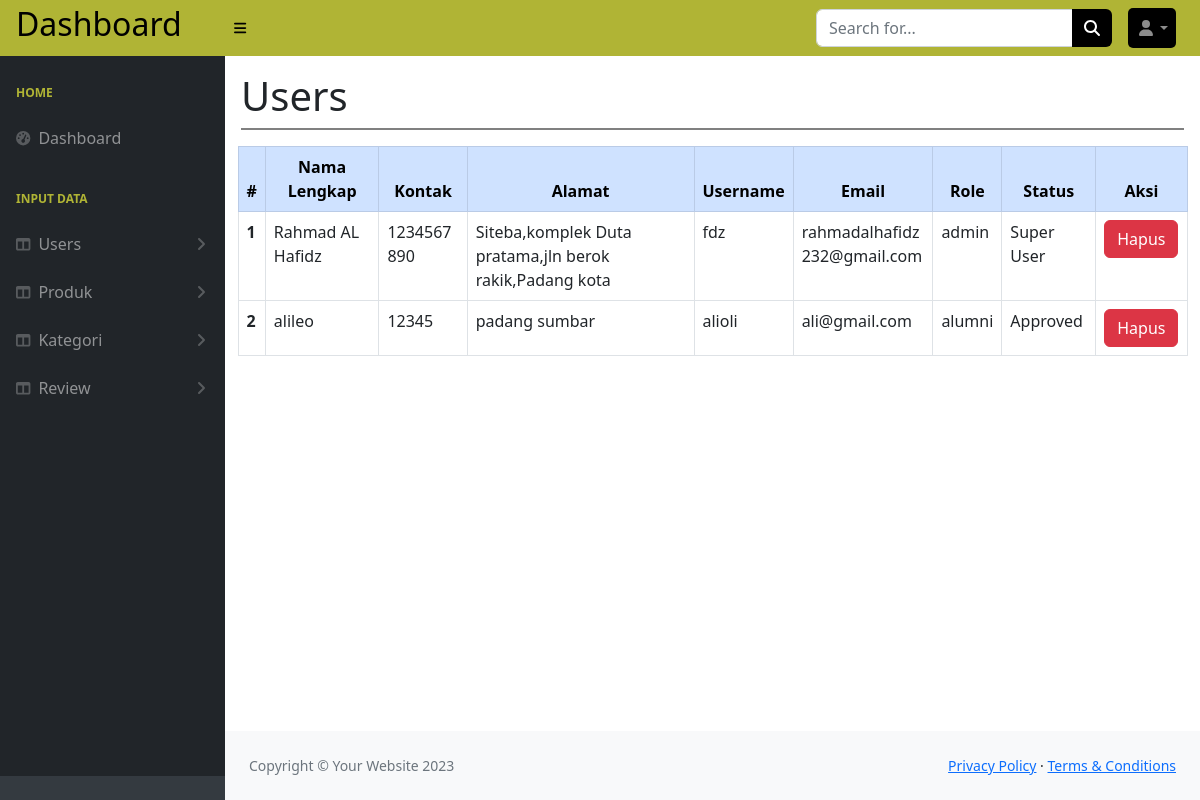
/dashboard/users/tampil_user.php, run on the app's committed database.
### tables this page shows
CREATE TABLE `users` (
  `user_id` int(11) NOT NULL,
  `fullnm` varchar(255) NOT NULL,
  `kontak` varchar(50) NOT NULL,
  `alamat` varchar(255) NOT NULL,
  `username` varchar(50) NOT NULL,
  `email` varchar(50) NOT NULL,
  `role` enum('admin','alumni','user') NOT NULL,
  `pwd` varchar(100) NOT NULL,
  `created_at` timestamp NOT NULL DEFAULT current_timestamp() ON UPDATE current_timestamp(),
  `is_approved` tinyint(1) DEFAULT 0
);

### dashboard/users/tampil_user.php (the view)
<?php include "../layout/header.php"; ?>
<table class="table table-bordered mx-auto" style="width:950px;">
    <div class="list-btn d-flex m-3" style="border-bottom: 2px solid grey;">
        <h1>Users</h1>
    </div>
    <thead class="table-primary" style="text-align: center;">
        <tr>
            <th scope="col">#</th>
            <th scope="col">Nama Lengkap</th>
            <th scope="col">Kontak</th>
            <th scope="col">Alamat</th>
            <th scope="col">Username</th>
            <th scope="col">Email</th>
            <th scope="col">Role</th>
            <th scope="col">Status</th>
            <th scope="col">Aksi</th>
        </tr>
    </thead>
    <tbody>
        <?php
        include "../koneksi.php";
        $no = 1;
        $produk = mysqli_query($connect, "SELECT * FROM users");
        while ($item = mysqli_fetch_array($produk)) {
        ?>
            <tr>
                <th scope="row"><?= $no++ ?></th>
                <td class="text-break"><?= $item['fullnm'] ?></td>
                <td class="text-break"><?= $item['kontak'] ?></td>
                <td class="text-break"><?= $item['alamat'] ?></td>
                <td class="text-break"><?= $item['username'] ?></td>
                <td class="text-break"><?= $item['email'] ?></td>
                <td class="" style="width: fit-content;"><?= $item['role'] ?></td>
                <td class="" style="width: fit-content;">
                    <?= ($item['role'] == 'admin') ? 'Super User' :
                        (($item['is_approved'] == 1) ? 'Approved' : 'Pending'); ?>
                </td>
                <td style="text-align: center;">
                    <div class="btn-group" role="group" aria-label="Basic example">
                        <button type="button" class="btn btn-danger"><a href="hapus_user.php?iduser=<?= $item['user_id'] ?>" style="text-decoration: none; color:white;">Hapus</a></button>
                    </div>
                </td>
            </tr>
        <?php } ?>
    </tbody>
</table>
<?php include "../layout/footer.php"; ?>

### dashboard/layout/header.php (shortened to what this page needs)
<!DOCTYPE html>
<html lang="en">
<head>
    <link
        href="https://cdn.jsdelivr.net/npm/bootstrap@5.3.3/dist/css/bootstrap.min.css"
        rel="stylesheet"
 />
    <link href="https://cdn.jsdelivr.net/npm/simple-datatables@7.1.2/dist/style.min.css" rel="stylesheet" />
    <link href="../assets/dist/css/styles.css" rel="stylesheet" />
</head>
<body class="sb-nav-fixed" >
    <?php
    include "navbar.php";
    include "sidebar.php";
    ?>

### dashboard/layout/navbar.php (shortened to what this page needs)
<nav class="sb-topnav navbar navbar-expand navbar-dark bg-dark" style="background-color: #B0B435 !important;">
            <a class="navbar-brand ps-3" href="#" style="color: black;"><h2>Dashboard</h2></a>
            <button class="btn btn-link btn-sm order-1 order-lg-0 me-4 me-lg-0" id="sidebarToggle" href="#!" style="color: black;"><i class="fas fa-bars"></i></button>
            <form class="d-none d-md-inline-block form-inline ms-auto me-0 me-md-3 my-2 my-md-0">
                <div class="input-group">
                    <input class="form-control" type="text" placeholder="Search for..." aria-label="Search for..." aria-describedby="btnNavbarSearch" />
                    <button class="btn btn-primary" id="btnNavbarSearch" type="button" style="background-color:black; border:none;"><i class="fas fa-search"></i></button>
                </div>
            </form>
            <ul class="navbar-nav ms-auto ms-md-0 me-3 me-lg-4">
                <li class="nav-item dropdown">
                    <a class="nav-link dropdown-toggle" id="navbarDropdown" href="#" role="button" data-bs-toggle="dropdown" aria-expanded="false" style="background-color: black; border-radius:5px;"><i class="fas fa-user fa-fw"></i></a>
                </li>
            </ul>
        </nav>

### dashboard/layout/sidebar.php (shortened to what this page needs)
<?php
$role = isset($_SESSION['role']) ? $_SESSION['role'] : null;
?>
<div id="layoutSidenav">
    <div id="layoutSidenav_nav">
        <nav class="sb-sidenav accordion sb-sidenav-dark" id="sidenavAccordion">
            <div class="sb-sidenav-menu">
                <div class="nav">
                    <div class="sb-sidenav-menu-heading" style="color: #B0B435;">Home</div>
                    <a class="nav-link" href="../home/index.php">
                        <div class="sb-nav-link-icon"><i class="fas fa-tachometer-alt"></i></div>
                        Dashboard
                    </a>
                    <div class="sb-sidenav-menu-heading" style="color: #B0B435;">Input Data</div>
                    <?php
                    if ($role !== 'alumni') {
                        echo '
                    <a class="nav-link collapsed" href="" data-bs-toggle="collapse" data-bs-target="#collapseUser" aria-expanded="false" aria-controls="collapseUser">
                        <div class="sb-nav-link-icon"><i class="fas fa-columns"></i></div>
                        Users
                        <div class="sb-sidenav-collapse-arrow"><i class="fas fa-angle-down"></i></div>
                    </a>
                    <div class="collapse" id="collapseUser" aria-labelledby="headingOne" data-bs-parent="#sidenavAccordion">
                        <nav class="sb-sidenav-menu-nested nav">
                            <a class="nav-link" href="../users/approve_user.php">Hak Akses User</a>
                            <a class="nav-link" href="../users/tampil_user.php">Tampil Users</a>
                            <a class="nav-link" href="../users/upload-user.php">Tambah Users</a>
                        </nav>
                    </div>';
                    } ?>
                    <a class="nav-link collapsed" href="" data-bs-toggle="collapse" data-bs-target="#collapseProduk" aria-expanded="false" aria-controls="collapseProduk">
                        <div class="sb-nav-link-icon"><i class="fas fa-columns"></i></div>
                        Produk
                        <div class="sb-sidenav-collapse-arrow"><i class="fas fa-angle-down"></i></div>
                    </a>
                    <a class="nav-link collapsed" href="" data-bs-toggle="collapse" data-bs-target="#collapseKategori" aria-expanded="false" aria-controls="collapseKategori">
                        <div class="sb-nav-link-icon"><i class="fas fa-columns"></i></div>
                        Kategori
                        <div class="sb-sidenav-collapse-arrow"><i class="fas fa-angle-down"></i></div>
                    </a>
                    <a class="nav-link collapsed" href="" data-bs-toggle="collapse" data-bs-target="#collapseReview" aria-expanded="false" aria-controls="collapseReview">
                        <div class="sb-nav-link-icon"><i class="fas fa-columns"></i></div>
                        Review
                        <div class="sb-sidenav-collapse-arrow"><i class="fas fa-angle-down"></i></div>
                    </a>
                </div>
            </div>
            <div class="sb-sidenav-footer">
            </div>
        </nav>
    </div>
    <div id="layoutSidenav_content">

### dashboard/layout/footer.php (shortened to what this page needs)
<footer class="py-4 bg-light mt-auto">
    <div class="container-fluid px-4">
        <div class="d-flex align-items-center justify-content-between small">
            <div class="text-muted">Copyright &copy; Your Website 2023</div>
            <div>
                <a href="#">Privacy Policy</a>
                &middot;
                <a href="#">Terms &amp; Conditions</a>
            </div>
        </div>
    </div>
</footer>
</div>
</div>
</body>
</html>

### data on the page
users: fullnm "Rahmad AL Hafidz", kontak "1234567890", alamat "Siteba,komplek Duta pratama,jln berok rakik,Padang kota", username "fdz", email "rahmadalhafidz232@gmail.com", role "admin", shows "Super User"
users: fullnm "alileo", kontak "12345", alamat "padang sumbar", username "alioli", email "ali@gmail.com", role "alumni", is_approved "Approved"
